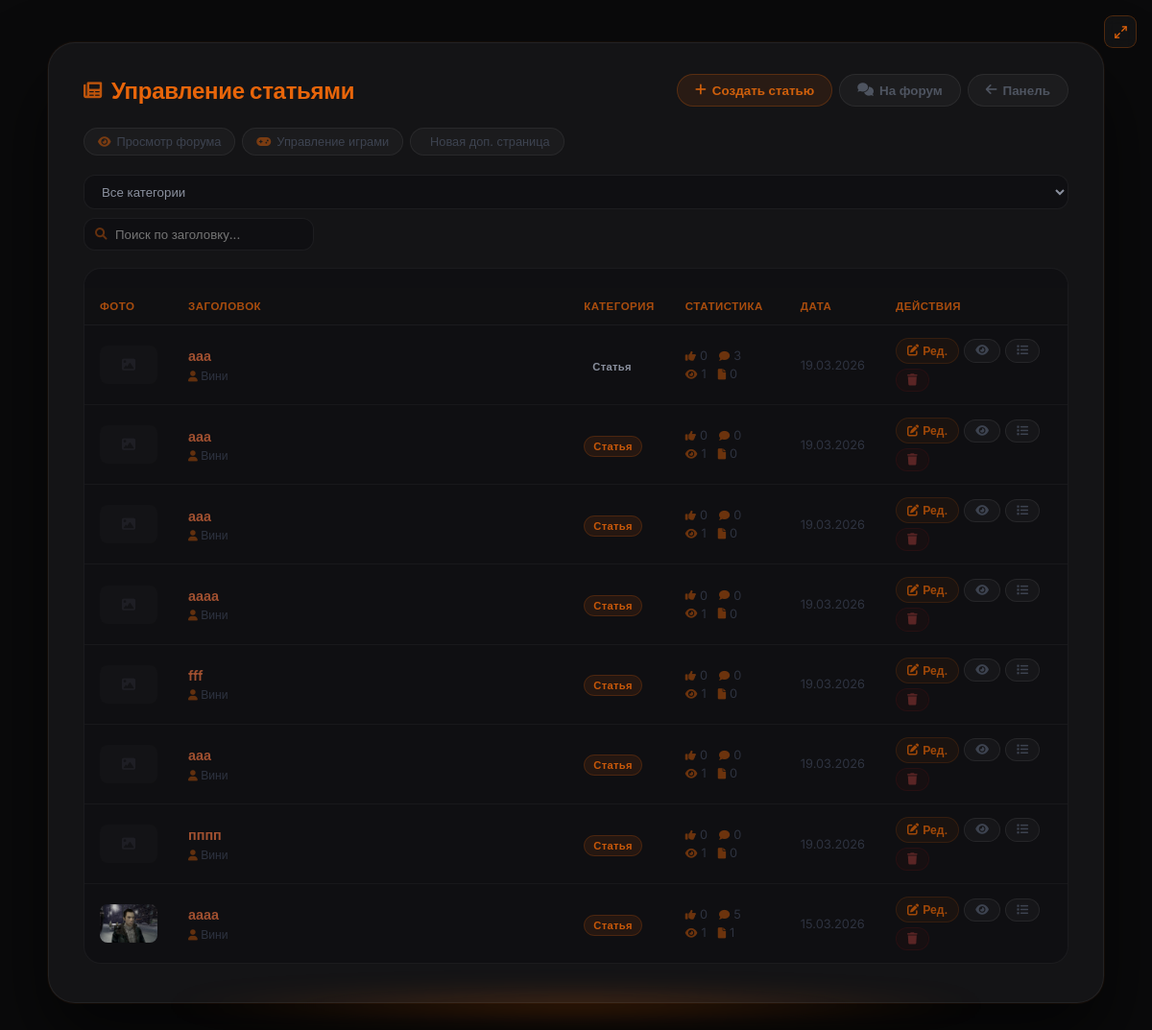
Page /admin/articles (signed in) on the committed database.
### models.py (models this page shows, shortened)
class Article(db.Model):
    __tablename__ = 'articles'
    id          = db.Column(db.Integer, primary_key=True)
    title       = db.Column(db.String(300), nullable=False)
    preview     = db.Column(db.Text, nullable=True)       # краткое описание
    content     = db.Column(db.Text, nullable=False)
    image       = db.Column(db.String(500), nullable=True)  # URL изображения (старый способ)
    image_file  = db.Column(db.String(300), nullable=True)  # имя файла загруженного изображения
    video_url   = db.Column(db.String(500), nullable=True)  # ссылка на YouTube
    video_file  = db.Column(db.String(300), nullable=True)  # загруженный видео-файл
    category    = db.Column(db.String(50), default='article')
    views       = db.Column(db.Integer, default=0)
    likes       = db.Column(db.Integer, default=0)
    dislikes    = db.Column(db.Integer, default=0)
    created_at  = db.Column(db.DateTime, default=datetime.utcnow)
    updated_at  = db.Column(db.DateTime, default=datetime.utcnow, onupdate=datetime.utcnow)
    author_id   = db.Column(db.Integer, db.ForeignKey('users.id'), nullable=False)
    game_id     = db.Column(db.Integer, db.ForeignKey('games.id'), nullable=True)
    comments    = db.relationship('Comment',      backref='article', lazy='dynamic',
                                  cascade='all, delete-orphan')
    votes       = db.relationship('Vote',         backref='article', lazy='dynamic',
                                  cascade='all, delete-orphan')
    extra_pages = db.relationship('ExtraPage',    backref='article', lazy='dynamic',
                                  cascade='all, delete-orphan')
    dropdown_items = db.relationship('DropdownItem', backref='article', lazy='dynamic',
                                     cascade='all, delete-orphan', order_by='DropdownItem.order')
    article_views  = db.relationship('ArticleView',  backref='article', lazy='dynamic',
                                     cascade='all, delete-orphan')
    def get_image_url(self):
        if self.image_file:
            return f'/static/uploads/{self.image_file}'
        if self.image:
            return self.image
        return None

class User(db.Model, UserMixin):
    __tablename__ = 'users'
    id             = db.Column(db.Integer, primary_key=True)
    username       = db.Column(db.String(80),  unique=True, nullable=False)
    email          = db.Column(db.String(120), unique=True, nullable=False)
    password_hash  = db.Column(db.String(256), nullable=False)
    role           = db.Column(db.Integer, default=0)
    created_at     = db.Column(db.DateTime, default=datetime.utcnow)   # дата регистрации
    last_seen      = db.Column(db.DateTime, default=datetime.utcnow)
    banned_until   = db.Column(db.DateTime, nullable=True)
    ban_reason     = db.Column(db.String(500), nullable=True)
    banned_by_id   = db.Column(db.Integer, db.ForeignKey('users.id'), nullable=True)
    recovery_key   = db.Column(db.String(256), nullable=True)
    avatar         = db.Column(db.String(300), nullable=True)
    terms_agreed   = db.Column(db.Boolean, default=False)
    privacy_agreed = db.Column(db.Boolean, default=False)
    articles       = db.relationship('Article',  backref='author',     lazy='dynamic', foreign_keys='Article.author_id')
    comments       = db.relationship('Comment',  backref='author',     lazy='dynamic', foreign_keys='Comment.author_id')
    votes          = db.relationship('Vote',     backref='user',       lazy='dynamic')
    extra_pages    = db.relationship('ExtraPage', backref='author',    lazy='dynamic', foreign_keys='ExtraPage.author_id')
    comment_reactions = db.relationship('CommentReaction', backref='user', lazy='dynamic')

### app.py (the view)
@app.route('/admin/articles')
@login_required
@editor_required
def admin_articles():
    articles = Article.query.order_by(Article.created_at.desc()).all()
    return render_template('admin/articles.html', articles=articles)

### app.py (called while the page is built)
@login_manager.user_loader
def load_user(user_id):
    return User.query.get(int(user_id))

@app.before_request
def update_last_seen():
    if current_user.is_authenticated:
        from flask import g as _g
        _now = datetime.utcnow()
        _last = session.get('_ls_ts', 0)
        if _now.timestamp() - _last > 60:
            current_user.last_seen = _now
            db.session.commit()
            session['_ls_ts'] = _now.timestamp()

def editor_required(f):
    from functools import wraps
    @wraps(f)
    def decorated(*args, **kwargs):
        if not current_user.is_authenticated or current_user.role < 2: abort(403)
        return f(*args, **kwargs)
    return decorated

### templates/admin/articles.html (shortened to what this page needs)
{% extends "base.html" %}
{% block content %}
<div class="art-outer">
<div class="art-card">
    <div class="art-header">
        <h1 class="art-title"><i class="fas fa-newspaper"></i> Управление статьями</h1>
        <div style="display:flex;gap:7px;flex-wrap:wrap;">
            <a href="{{ url_for('admin_article_create') }}" class="btn btn-primary"><i class="fas fa-plus"></i> Создать статью</a>
            <a href="{{ url_for('forum') }}" class="btn btn-secondary"><i class="fas fa-comments"></i> На форум</a>
            <a href="{{ url_for('admin_panel') }}" class="btn btn-secondary"><i class="fas fa-arrow-left"></i> Панель</a>
        </div>
    </div>
    <div class="quick-links">
        <a href="{{ url_for('forum') }}" class="quick-link" target="_blank"><i class="fas fa-eye"></i> Просмотр форума</a>
        <a href="{{ url_for('admin_games') }}" class="quick-link"><i class="fas fa-gamepad"></i> Управление играми</a>
        <a href="{{ url_for('admin_extra_create') }}" class="quick-link"> Новая доп. страница</a>
    </div>
    <div class="filter-bar">
        <select id="catFilter" onchange="filterTable()">
            <option value="">Все категории</option>
        </select>
        <div style="position:relative;min-width:220px;display:inline-flex;align-items:center;">
            <input type="text" id="searchInput" placeholder="Поиск по заголовку..." oninput="filterTable()"
                   style="padding-left:32px;min-width:220px;width:100%;">
        </div>
    </div>
    <div class="articles-wrap">
        {% if articles %}
        <table class="articles-table" id="articlesTable">
            <thead>
                <tr>
                    <th style="width:66px;">Фото</th>
                    <th>Заголовок</th>
                    <th style="width:95px;">Категория</th>
                    <th style="width:120px;">Статистика</th>
                    <th style="width:85px;">Дата</th>
                    <th style="width:195px;">Действия</th>
                </tr>
            </thead>
            <tbody>
                {% for art in articles %}
                <tr data-category="{{ art.category }}" data-title="{{ art.title | lower }}">
                    <td>{% if art.get_image_url() %}<img src="{{ art.get_image_url() }}" alt="" class="article-thumb-sm">{% else %}<div class="article-thumb-ph"><i class="fas fa-image"></i></div>{% endif %}</td>
                    <td>
                        <a href="{{ url_for('article', article_id=art.id) }}" class="article-title-link" target="_blank">{{ art.title }}</a>
                        <div class="article-sub"><span><i class="fas fa-user"></i> {{ art.author.username }}</span>{% if art.game %}<span><i class="fas fa-gamepad"></i> {{ art.game.name }}</span>{% endif %}</div>
                    </td>
                    <td><span class="badge {{ art.category }}">{{ 'Новость' if art.category == 'news' else 'Статья' }}</span></td>
                    <td>
                        <div class="stat-row"><span><i class="fas fa-thumbs-up"></i> {{ art.likes }}</span><span><i class="fas fa-comment"></i> {{ art.comments.count() }}</span></div>
                        <div class="stat-row" style="margin-top:4px;"><span><i class="fas fa-eye"></i> {{ art.views }}</span><span><i class="fas fa-file"></i> {{ art.extra_pages.count() }}</span></div>
                    </td>
                    <td style="color:#2e3340;font-size:0.8rem;white-space:nowrap;">{{ art.created_at.strftime('%d.%m.%Y') }}</td>
                    <td>
                        <div class="actions-cell">
                            <a href="{{ url_for('admin_article_edit', article_id=art.id) }}" class="action-sm edit"><i class="fas fa-edit"></i> Ред.</a>
                            <a href="{{ url_for('article', article_id=art.id) }}" class="action-sm view" target="_blank"><i class="fas fa-eye"></i></a>
                            <a href="{{ url_for('admin_dropdown_list', article_id=art.id) }}" class="action-sm drops"><i class="fas fa-list"></i></a>
                            <form method="POST" action="{{ url_for('admin_article_delete', article_id=art.id) }}" onsubmit="return confirm('Удалить?');" style="display:inline;">
                                <button type="submit" class="action-sm delete"><i class="fas fa-trash"></i></button>
                            </form>
                        </div>
                    </td>
                </tr>
                {% endfor %}
            </tbody>
        </table>
        {% else %}
        <div class="empty-table"><i class="fas fa-newspaper"></i><p>Статей пока нет</p></div>
        {% endif %}
    </div>
</div>
</div>
{% endblock %}

### templates/base.html (style rules this page uses)
* { margin:0; padding:0; box-sizing:border-box; }
body { background:#0a0a0b; color:#f0f0f0; font-family:'Inter',sans-serif; min-height:100vh; display:flex; justify-content:center; align-items:center; padding:20px; }
h1, h2 { color:#ff6600; margin-bottom:20px; }
input[type="text"], input[type="email"], input[type="password"], select { width:100%; padding:12px; background:#0f0f11; border:1px solid rgba(255,255,255,0.07); border-radius:30px; color:#fff; font-size:1rem; }
.btn { background:#e8650a; color:#0a0a0b; border:none; padding:12px 24px; border-radius:60px; cursor:pointer; font-weight:600; transition:0.2s; }
.btn-secondary { background:rgba(255,255,255,0.04); color:#c9cdd6; border:1px solid rgba(232,101,10,0.25); }
table { width:100%; border-collapse:collapse; margin-top:20px; }
th { background:#0f0f11; color:#c8580a; padding:10px; text-align:left; }
td { padding:10px; border-bottom:1px solid rgba(255,255,255,0.05); }
select { background:#0f0f11; color:#c9cdd6; padding:5px; border-radius:20px; }

### rows in the picture
Article: title "ааа", author.username "Вини", category "Статья", likes "0", comments.count "3", views "1", extra_pages.count "0", created_at "19.03.2026"
Article: title "ааа", author.username "Вини", category "Статья", likes "0", comments.count "0", views "1", extra_pages.count "0", created_at "19.03.2026"
Article: title "ааа", author.username "Вини", category "Статья", likes "0", comments.count "0", views "1", extra_pages.count "0", created_at "19.03.2026"
Article: title "аааа", author.username "Вини", category "Статья", likes "0", comments.count "0", views "1", extra_pages.count "0", created_at "19.03.2026"
Article: title "fff", author.username "Вини", category "Статья", likes "0", comments.count "0", views "1", extra_pages.count "0", created_at "19.03.2026"
Article: title "ааа", author.username "Вини", category "Статья", likes "0", comments.count "0", views "1", extra_pages.count "0", created_at "19.03.2026"
Article: title "пппп", author.username "Вини", category "Статья", likes "0", comments.count "0", views "1", extra_pages.count "0", created_at "19.03.2026"
Article: get_image_url (picture), title "аааа", author.username "Вини", category "Статья", likes "0", comments.count "5", views "1", extra_pages.count "1", created_at "15.03.2026"
